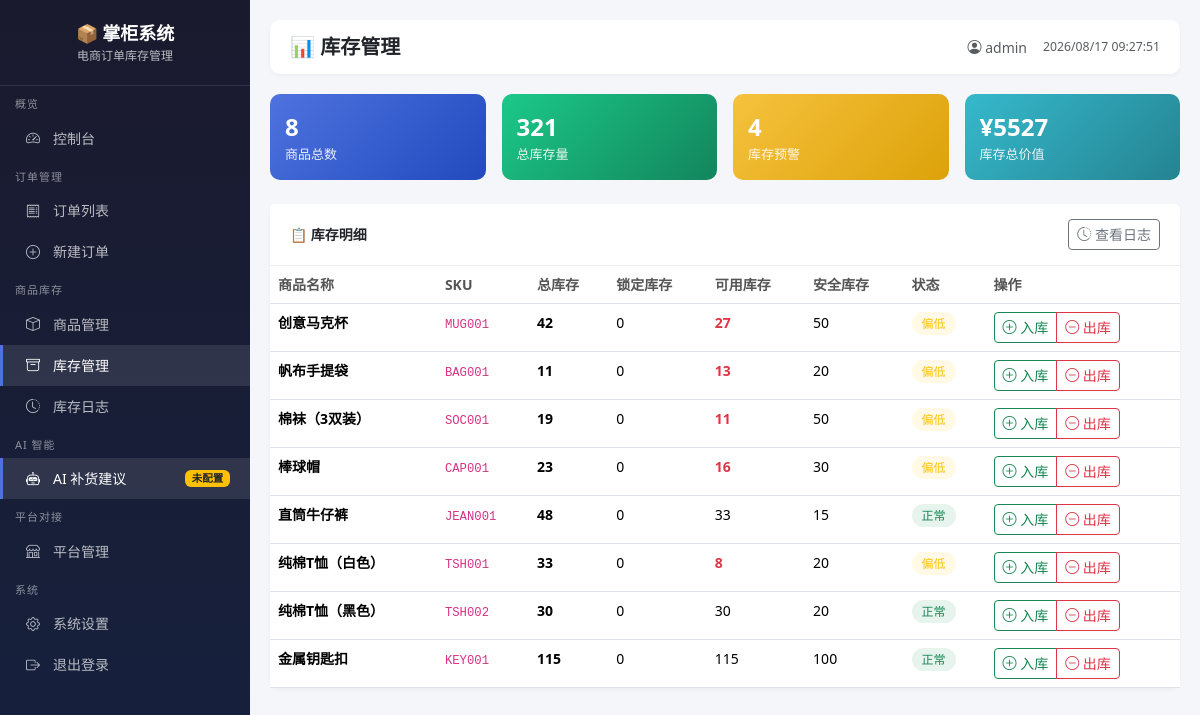
The page /inventory (signed in) on the database its author committed.
### models.py (models this page shows, shortened)
class User(UserMixin, db.Model):
    __tablename__ = 'users'
    id = db.Column(db.Integer, primary_key=True)
    username = db.Column(db.String(80), unique=True, nullable=False)
    password_hash = db.Column(db.String(256), nullable=False)
    email = db.Column(db.String(120))
    shop_name = db.Column(db.String(200), default='我的店铺')
    created_at = db.Column(db.DateTime, default=datetime.utcnow)

class Product(db.Model):
    __tablename__ = 'products'
    id = db.Column(db.Integer, primary_key=True)
    sku = db.Column(db.String(100), unique=True, index=True)  # SKU编码
    name = db.Column(db.String(300), nullable=False)  # 商品名称
    barcode = db.Column(db.String(100))  # 条形码
    category = db.Column(db.String(100))  # 分类
    unit = db.Column(db.String(20), default='件')  # 单位
    cost_price = db.Column(db.Float, default=0)  # 成本价
    sell_price = db.Column(db.Float, default=0)  # 售价
    supplier = db.Column(db.String(200))  # 供应商
    min_stock = db.Column(db.Integer, default=10)  # 最低库存预警
    max_stock = db.Column(db.Integer, default=200)  # 最高库存
    image_url = db.Column(db.String(500))  # 商品图片
    status = db.Column(db.String(20), default='active')  # active/inactive
    created_at = db.Column(db.DateTime, default=datetime.utcnow)
    updated_at = db.Column(db.DateTime, default=datetime.utcnow, onupdate=datetime.utcnow)
    stocks = db.relationship('Stock', backref='product', lazy=True, cascade='all, delete-orphan')
    order_items = db.relationship('OrderItem', backref='product', lazy=True)

### routes/main_routes.py (the view)
@main_bp.route('/inventory')
@login_required
def inventory():
    stock_status = inventory_service.get_stock_status()
    products = Product.query.filter_by(status='active').all()
    stocks = db.session.query(
        Product.id, Product.name, Product.sku, Product.min_stock, Product.max_stock,
        db.func.coalesce(db.func.sum(Stock.quantity), 0).label('total_quantity'),
        db.func.coalesce(db.func.sum(Stock.locked_quantity), 0).label('total_locked'),
        db.func.coalesce(db.func.sum(Stock.available_quantity), 0).label('total_available')
    ).outerjoin(Stock).group_by(Product.id).order_by(Product.name).all()
    return render_template('inventory/list.html',
                         stock_status=stock_status,
                         stocks=stocks)

### services/order_service.py (called while the page is built)
    @staticmethod
    def get_stock_status():
        total_products = Product.query.count()
        total_stock = db.session.query(db.func.sum(Stock.quantity)).scalar() or 0
        low_stock_products = db.session.query(Product).join(Stock).filter(
            Stock.quantity <= Product.min_stock
        ).all()
        total_value = db.session.query(
            db.func.sum(Stock.quantity * Product.cost_price)
        ).join(Product).scalar() or 0
        return {
            'total_products': total_products,
            'total_stock': int(total_stock),
            'low_stock_count': len(low_stock_products),
            'low_stock_products': [
                {'id': p.id, 'name': p.name, 'sku': p.sku, 'stock': sum(s.quantity for s in p.stocks)}
                for p in low_stock_products[:20]  # 最多显示20个
            ],
            'total_value': float(total_value)
        }

### templates/inventory/list.html (shortened to what this page needs)
{% extends "base.html" %}
{% block page_title %}📊 库存管理{% endblock %}
{% block content %}
<div class="row g-3 mb-4">
    <div class="col-md-3">
        <div class="stat-card bg-gradient-primary position-relative" style="padding:15px">
            <div class="stat-value" style="font-size:24px">{{ stock_status.total_products }}</div>
            <div class="stat-label">商品总数</div>
        </div>
    </div>
    <div class="col-md-3">
        <div class="stat-card bg-gradient-success position-relative" style="padding:15px">
            <div class="stat-value" style="font-size:24px">{{ stock_status.total_stock }}</div>
            <div class="stat-label">总库存量</div>
        </div>
    </div>
    <div class="col-md-3">
        <div class="stat-card bg-gradient-warning position-relative" style="padding:15px">
            <div class="stat-value" style="font-size:24px">{{ stock_status.low_stock_count }}</div>
            <div class="stat-label">库存预警</div>
        </div>
    </div>
    <div class="col-md-3">
        <div class="stat-card bg-gradient-info position-relative" style="padding:15px">
            <div class="stat-value" style="font-size:24px">¥{{ "%.0f"|format(stock_status.total_value) }}</div>
            <div class="stat-label">库存总价值</div>
        </div>
    </div>
</div>
<div class="card">
    <div class="card-header d-flex justify-content-between align-items-center">
        <span>📋 库存明细</span>
        <a href="{{ url_for('main.inventory_logs') }}" class="btn btn-sm btn-outline-secondary">
            <i class="bi bi-clock-history"></i> 查看日志
        </a>
    </div>
    <div class="card-body p-0">
        <div class="table-responsive">
            <table class="table table-hover mb-0">
                <thead>
                    <tr>
                        <th>商品名称</th>
                        <th>SKU</th>
                        <th>总库存</th>
                        <th>锁定库存</th>
                        <th>可用库存</th>
                        <th>安全库存</th>
                        <th>状态</th>
                        <th>操作</th>
                    </tr>
                </thead>
                <tbody>
                    {% for p in stocks %}
                    <tr>
                        <td><strong>{{ p.name }}</strong></td>
                        <td><code>{{ p.sku or '-' }}</code></td>
                        <td class="fw-bold">{{ p.total_quantity }}</td>
                        <td>{{ p.total_locked }}</td>
                        <td class="{% if p.total_available < p.min_stock %}text-danger fw-bold{% endif %}">{{ p.total_available }}</td>
                        <td>{{ p.min_stock }}</td>
                        <td>
                            {% if p.total_available <= 0 %}
                            <span class="status-badge bg-danger bg-opacity-10 text-danger">缺货</span>
                            {% elif p.total_available <= p.min_stock %}
                            <span class="status-badge bg-warning bg-opacity-10 text-warning">偏低</span>
                            {% else %}
                            <span class="status-badge bg-success bg-opacity-10 text-success">正常</span>
                            {% endif %}
                        </td>
                        <td>
                            <div class="btn-group btn-group-sm">
                                <button class="btn btn-outline-success" onclick="addStock({{ p.id }}, '{{ p.name }}')">
                                    <i class="bi bi-plus-circle"></i> 入库
                                </button>
                                <button class="btn btn-outline-danger" onclick="deductStock({{ p.id }}, '{{ p.name }}')">
                                    <i class="bi bi-dash-circle"></i> 出库
                                </button>
                            </div>
                        </td>
                    </tr>
                    {% endfor %}
                </tbody>
            </table>
        </div>
    </div>
</div>
{% endblock %}

### templates/base.html (shortened to what this page needs)
<!DOCTYPE html>
<html lang="zh-CN" data-bs-theme="light">
<head>
    <link href="https://cdn.bootcdn.net/ajax/libs/bootstrap/5.3.3/css/bootstrap.min.css" rel="stylesheet">
    <link href="https://cdn.bootcdn.net/ajax/libs/bootstrap-icons/1.11.3/font/bootstrap-icons.min.css" rel="stylesheet">
</head>
<body>
    <nav class="sidebar">
        <div class="sidebar-brand">
            📦 掌柜系统
            <small>电商订单库存管理</small>
        </div>
        <div class="nav-section">概览</div>
        <a href="{{ url_for('main.dashboard') }}" class="nav-item {% if request.endpoint == 'main.dashboard' %}active{% endif %}">
            <i class="bi bi-speedometer2"></i> <span>控制台</span>
        </a>
        <div class="nav-section">订单管理</div>
        <a href="{{ url_for('main.order_list') }}" class="nav-item {% if request.endpoint and 'order' in request.endpoint %}active{% endif %}">
            <i class="bi bi-receipt"></i> <span>订单列表</span>
        </a>
        <a href="{{ url_for('main.order_create') }}" class="nav-item">
            <i class="bi bi-plus-circle"></i> <span>新建订单</span>
        </a>
        <div class="nav-section">商品库存</div>
        <a href="{{ url_for('main.product_list') }}" class="nav-item {% if request.endpoint and 'product' in request.endpoint %}active{% endif %}">
            <i class="bi bi-box"></i> <span>商品管理</span>
        </a>
        <a href="{{ url_for('main.inventory') }}" class="nav-item {% if request.endpoint and 'inventory' in request.endpoint %}active{% endif %}">
            <i class="bi bi-archive"></i> <span>库存管理</span>
        </a>
        <a href="{{ url_for('main.inventory_logs') }}" class="nav-item">
            <i class="bi bi-clock-history"></i> <span>库存日志</span>
        </a>
        <div class="nav-section">AI 智能</div>
        <a href="{{ url_for('main.ai_replenish') }}" class="nav-item {% if request.endpoint and 'ai' in request.endpoint %}active{% endif %}">
            <i class="bi bi-robot"></i> <span>AI 补货建议</span>
            {% if not ai_available %}<span class="badge bg-warning text-dark">未配置</span>{% endif %}
        </a>
        <div class="nav-section">平台对接</div>
        <a href="{{ url_for('main.platforms') }}" class="nav-item {% if request.endpoint and 'platform' in request.endpoint %}active{% endif %}">
            <i class="bi bi-shop"></i> <span>平台管理</span>
        </a>
        <div class="nav-section">系统</div>
        <a href="{{ url_for('main.settings') }}" class="nav-item {% if request.endpoint and 'setting' in request.endpoint %}active{% endif %}">
            <i class="bi bi-gear"></i> <span>系统设置</span>
        </a>
        <a href="{{ url_for('main.logout') }}" class="nav-item">
            <i class="bi bi-box-arrow-right"></i> <span>退出登录</span>
        </a>
    </nav>
    <div class="main-content">
        <div class="header">
            <h1 class="page-title">{% block page_title %}控制台{% endblock %}</h1>
            <div class="d-flex align-items-center gap-3">
                <span class="text-muted"><i class="bi bi-person-circle"></i> {{ current_user.username }}</span>
                <small class="text-muted" id="clock"></small>
            </div>
        </div>
        {% block content %}{% endblock %}
    </div>
</body>
</html>

### templates/base.html (style rules this page uses)
:root { --sidebar-width: 250px; --header-height: 60px; }
body { font-size: 14px; background-color: #f5f6fa; }
.sidebar { position: fixed; top: 0; left: 0; width: var(--sidebar-width); height: 100vh; background: linear-gradient(180deg, #1a1a2e 0%, #16213e 100%); color: #fff; z-index: 1000; overflow-y: auto; }
.sidebar-brand { padding: 20px; font-size: 18px; font-weight: bold; border-bottom: 1px solid rgba(255,255,255,0.1); text-align: center; }
.sidebar-brand small { font-size: 12px; opacity: 0.7; display: block; font-weight: normal; }
.sidebar .nav-section { padding: 10px 15px 5px; font-size: 11px; text-transform: uppercase; opacity: 0.5; letter-spacing: 1px; }
.sidebar .nav-item { padding: 10px 20px; color: rgba(255,255,255,0.7); text-decoration: none; display: flex; align-items: center; gap: 10px; transition: all 0.2s; border-left: 3px solid transparent; }
.sidebar .nav-item:hover, .sidebar .nav-item.active { background: rgba(255,255,255,0.1); color: #fff; border-left-color: #4e73df; }
.sidebar .nav-item i { width: 20px; text-align: center; }
.sidebar .nav-item .badge { margin-left: auto; }
.main-content { margin-left: var(--sidebar-width); padding: 20px; min-height: 100vh; }
.header { background: #fff; border-radius: 10px; padding: 15px 20px; margin-bottom: 20px; box-shadow: 0 2px 4px rgba(0,0,0,0.04); display: flex; justify-content: space-between; align-items: center; }
.header .page-title { font-size: 20px; font-weight: 600; margin: 0; }
.card { border: none; border-radius: 10px; box-shadow: 0 2px 4px rgba(0,0,0,0.04); margin-bottom: 20px; }
.card-header { background: #fff; border-bottom: 1px solid #eee; padding: 15px 20px; font-weight: 600; }
.stat-card { padding: 20px; border-radius: 10px; color: #fff; transition: transform 0.2s; }
.stat-card .stat-value { font-size: 28px; font-weight: bold; }
.stat-card .stat-label { font-size: 13px; opacity: 0.9; }
.bg-gradient-primary { background: linear-gradient(135deg, #4e73df 0%, #224abe 100%); }
.bg-gradient-success { background: linear-gradient(135deg, #1cc88a 0%, #13855c 100%); }
.bg-gradient-info { background: linear-gradient(135deg, #36b9cc 0%, #258391 100%); }
.bg-gradient-warning { background: linear-gradient(135deg, #f6c23e 0%, #dda20a 100%); }
.table th { font-weight: 600; color: #555; border-top: none; }
.status-badge { padding: 3px 10px; border-radius: 20px; font-size: 12px; font-weight: 500; }

### rows shown on the page
User: username "admin"
Product: name "创意马克杯", sku "MUG001", total_quantity "42", total_locked "0", total_available "27", min_stock "50", shows "偏低"
Product: name "帆布手提袋", sku "BAG001", total_quantity "11", total_locked "0", total_available "13", min_stock "20", shows "偏低"
Product: name "棉袜（3双装）", sku "SOC001", total_quantity "19", total_locked "0", total_available "11", min_stock "50", shows "偏低"
Product: name "棒球帽", sku "CAP001", total_quantity "23", total_locked "0", total_available "16", min_stock "30", shows "偏低"
Product: name "直筒牛仔裤", sku "JEAN001", total_quantity "48", total_locked "0", total_available "33", min_stock "15", shows "正常"
Product: name "纯棉T恤（白色）", sku "TSH001", total_quantity "33", total_locked "0", total_available "8", min_stock "20", shows "偏低"
Product: name "纯棉T恤（黑色）", sku "TSH002", total_quantity "30", total_locked "0", total_available "30", min_stock "20", shows "正常"
Product: name "金属钥匙扣", sku "KEY001", total_quantity "115", total_locked "0", total_available "115", min_stock "100", shows "正常"

### other values the page prints
{{ stock_status.total_products }} "8"
{{ stock_status.total_stock }} "321"
{{ stock_status.low_stock_count }} "4"
{{ "%.0f"|format(stock_status.total_value) }} "5527"
